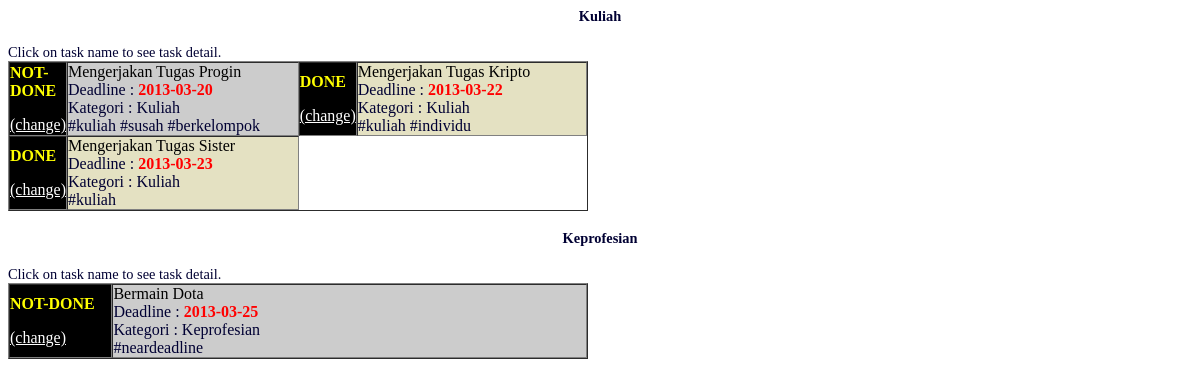
Page /src/kategori.php on the earlier database version.
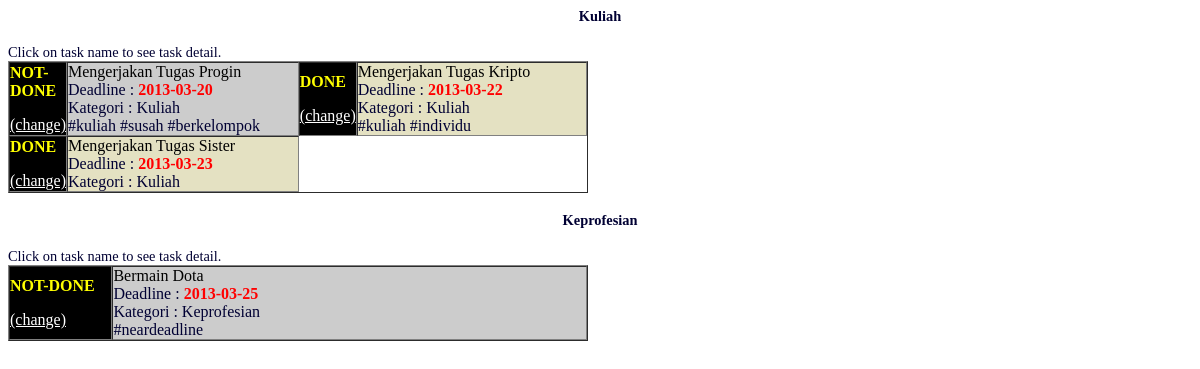
Same page on the later database version.
### tables this page shows
CREATE TABLE IF NOT EXISTS `category` (
  `categoryID` varchar(30) NOT NULL,
  `categoryname` varchar(30) NOT NULL,
  `creatorID` varchar(25) NOT NULL,
  PRIMARY KEY (`categoryID`)
);

CREATE TABLE IF NOT EXISTS `task` (
  `taskID` varchar(30) NOT NULL,
  `categoryID` varchar(30) NOT NULL,
  `username` varchar(30) NOT NULL,
  `taskname` varchar(30) NOT NULL,
  `status` int(11) NOT NULL,
  `deadline` date NOT NULL,
  PRIMARY KEY (`taskID`),
  KEY `task_ibfk_1` (`categoryID`),
  KEY `task_ibfk_2` (`username`)
);

CREATE TABLE IF NOT EXISTS `tag` (
  `taskID` varchar(30) NOT NULL,
  `tagname` varchar(30) NOT NULL,
  KEY `tag_ibfk_2` (`taskID`)
);

### model/DBGetter.php (called while the page is built, shortened)
<?php
    class DBGetter {
    	public function getAllCategory() {
			$db = mysqli_connect($GLOBALS['host'], $GLOBALS['username'], $GLOBALS['password'], $GLOBALS['dbname']);
			$format = "SELECT * FROM `category` WHERE 1;";
			$result = mysqli_query($db, $format);
			$categories = array();
			while($row = $result->fetch_row()) {
				$categories[] = new Category($row[0]);
			}
			return $categories;
		}
		public function getTagsFromTaskID($taskid) {
			$db = mysqli_connect($GLOBALS['host'], $GLOBALS['username'], $GLOBALS['password'], $GLOBALS['dbname']);
			$format = "SELECT * FROM `tag` WHERE `taskID` = '%s';";
			$stmt = sprintf($format, $taskid);
			$result = mysqli_query($db, $stmt);
			$tags = array();
			while($row = $result->fetch_row()) {
				$tags[] = new Tag($row[0], $row[1]);
			}
			return $tags;
		}
		public function getTasksFromCategory($categoryid) {
			$db = mysqli_connect($GLOBALS['host'], $GLOBALS['username'], $GLOBALS['password'], $GLOBALS['dbname']);
			$format = "SELECT * FROM `task` WHERE `categoryID` = '%s';";
			$stmt = sprintf($format, $categoryid);
			$result = mysqli_query($db, $stmt);
			$tasks = array();
			while($row = $result->fetch_row()) {
				$tasks[] = new Task($row[0]);
			}
			return $tasks;
		}
    }
?>

### model/Category.php (called while the page is built, shortened)
<?php
    class Category implements BaseModel {
		function __construct($id) {
			$db = mysqli_connect($GLOBALS['host'], $GLOBALS['username'], $GLOBALS['password'], $GLOBALS['dbname']);
			$format = "SELECT * FROM `category` WHERE `categoryID` = '%s';";
			$stmt = sprintf($format, $id);
			$result = mysqli_query($db, $stmt);
			if(mysqli_num_rows($result) > 0) {
				$row = $result->fetch_row();
			}
		}
		public function setData($name, $creatorID) {
			$this->name = $name;
		}
	}
?>

### model/Task.php (called while the page is built, shortened)
<?php
    class Task implements BaseModel {
		function __construct($id) {
			$db = mysqli_connect($GLOBALS['host'], $GLOBALS['username'], $GLOBALS['password'], $GLOBALS['dbname']);
			$format = "SELECT * FROM `task` WHERE `taskID` = '%s';";
			$stmt = sprintf($format, $id);
			$result = mysqli_query($db, $stmt);
			if(mysqli_num_rows($result) > 0) {
				$row = $result->fetch_row();
			}
			$this->id = $id;
		}
		public function setData($categoryID, $username, $taskname, $status, $deadline) {
			$this->categoryID = $categoryID;
			$this->taskname = $taskname;
			$this->status = $status;
			$this->deadline = $deadline;
    	}
		public function getCategory() {
			return new Category($this->categoryID);
		}
		public function getTags() {
			$dbg = new DBGetter();
			return $dbg->getTagsFromTaskID($this->id);
		}
		var $id;
		var $categoryID;
	}
?>

### model/Tag.php (called while the page is built, shortened)
<?php
    class Tag implements BaseModel {
		function __construct($taskid, $tagname) {
			$this->tagname = $tagname;
		}
	}
?>

### src/kategori.php (the view, shortened to what this page needs)
<?php
	if(isset($_GET['action'])) {
		if($_GET['action'] == 'changestatus') {
			$task = new Task($_GET['taskID']);
			$task->status = $task->status ^ 1;
			$task->editOnDB();
		}
		printAllCategories();
	} else if(isset($_GET['categoryID'])) {
		printCategory(new Category($_GET['categoryID']));
	} else {
		printAllCategories();
	}
?>
<!DOCTYPE html>
<head>
<link rel='stylesheet' type="text/css" href="../style/Design.css"/>
</head>
<body class="categoryfont">
</body>
</html>
<?php
	function printCategory($category) {
		$dbg = new DBGetter();
		$tasks = $dbg->getTasksFromCategory($category->id);
		printf('<h4 align="center">%s</h4>', $category->name);
    	printf('Click on task name to see task detail.');
		printf('<table width="580" border="1" cellspacing="0" cellpadding="0">');
		$i = 0;
		$lim = (sizeof($tasks) % 2 == 0) ? sizeof($tasks) : sizeof($tasks) - 1 ;
		for(; $i < ($lim / 2); $i++) {
			printf("<tr>\n");
			for($j = 0; $j < 2; $j++) {
				$task = $tasks[$i * 2 + $j];
				printf('<td width="26" class="black"><p class="kategori_status">%s</p>
					<a class="kategori_statuschange" href="kategori.php?action=changestatus&taskID=%d">(change)</a></td>',
					($task->status == 0) ? "DONE" : "NOT-DONE", $task->id);
				printf('<td width="264" class="%s"><a href="rinciantugas.php?taskid=%s" target="_parent" class="ordintext">%s</a><br />',
						(($i + $j) % 2 == 0) ? 'blue' : 'green', $task->id, $task->taskname);
				printf('Deadline : <b class="redtext">%s</b><br />', $task->deadline);
				printf('Kategori : %s<br />', $task->getCategory()->name);
				$tags = $task->getTags();
				foreach ($tags as $key => $value) {
					printf('#%s ', $value->tagname);
				}
				printf('</td>');
			}
			printf("</tr>\n");
		}
		if(sizeof($tasks) % 2 != 0) {
			$task = $tasks[$i * 2];
			printf("<tr>\n");
			printf('<td width="26" class="black"><p class="kategori_status">%s</p>
				<a class="kategori_statuschange" href="kategori.php?action=changestatus&taskID=%d">(change)</a></td>',
				($task->status == 0) ? "DONE" : "NOT-DONE", $task->id);
			printf('<td width="264" class="%s"><a href="rinciantugas.php?taskid=%s" target="_parent" class="ordintext">%s</a><br />',
					(($i) % 2 == 0) ? 'blue' : 'green', $task->id, $task->taskname);
			printf('Deadline : <b class="redtext">%s</b><br />', $task->deadline);
			printf('Kategori : %s<br />', $task->getCategory()->name);
			$tags = $task->getTags();
			foreach ($tags as $key => $value) {
				printf('#%s ', $value->tagname);
			}
			printf('</td>');
			printf("</tr>\n");
		}
		printf('</table>');
	}
	function printAllCategories() {
		$dbg = new DBGetter();
		$categories = $dbg->getAllCategory();
		foreach ($categories as $category) {
			if(sizeof($dbg->getTasksFromCategory($category->id)) == 0) {
				continue;
			}
			printCategory($category);
		}
	}
?>

### style/Design.css (style rules this page uses)
.categoryfont { font-family:Tahoma; color:#003; font-size:0.9em; background-color:#FFF }
.green { background-color:#E4E1C2; }
.black { background-color:#000; }
.blue { background-color:#CCC; }
.redtext { color:#F00; }
.ordintext { text-decoration:none; color:#000; }
.kategori_status { font-family: "Arial Narrow"; color: #FFFF00; font-weight: bolder; }
.kategori_statuschange { font-family: "Arial Narrow"; color: #FFFFFF; }

Differences in the rows shown:
removed tag: tagname "kuliah", shown under category "Kuliah"
